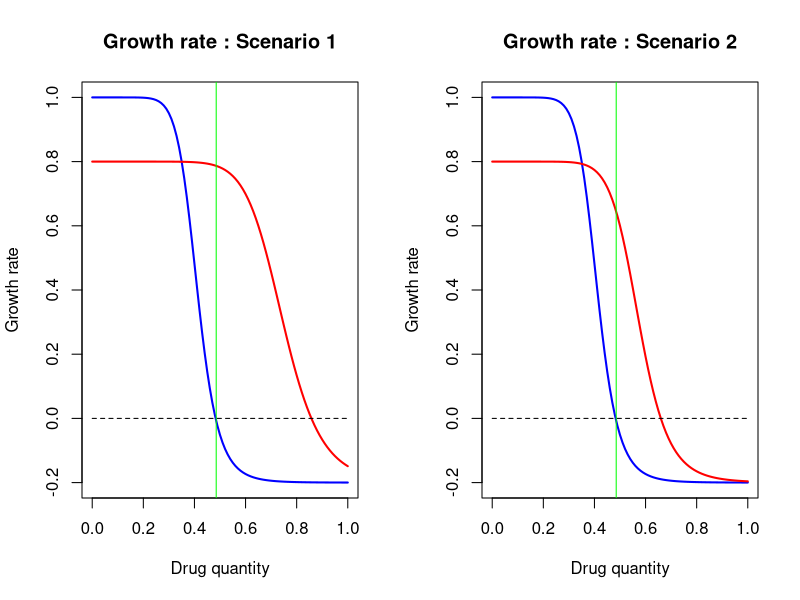
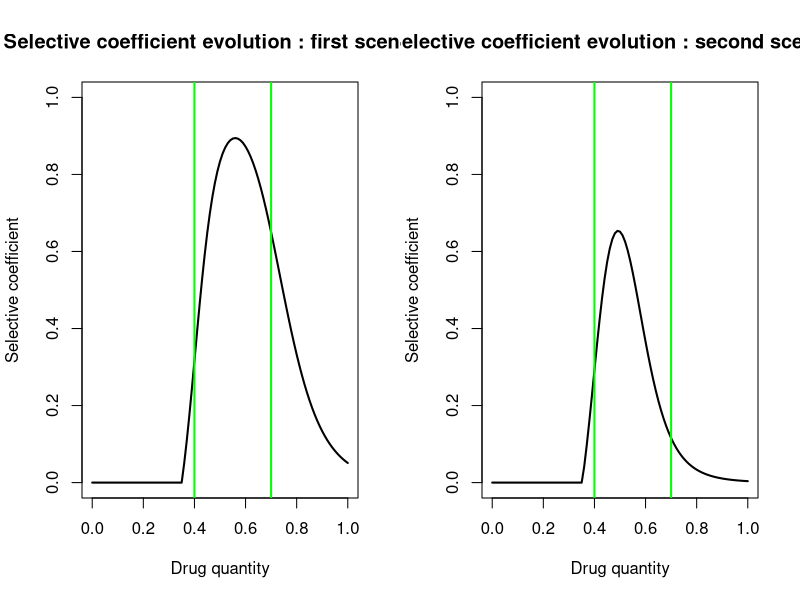
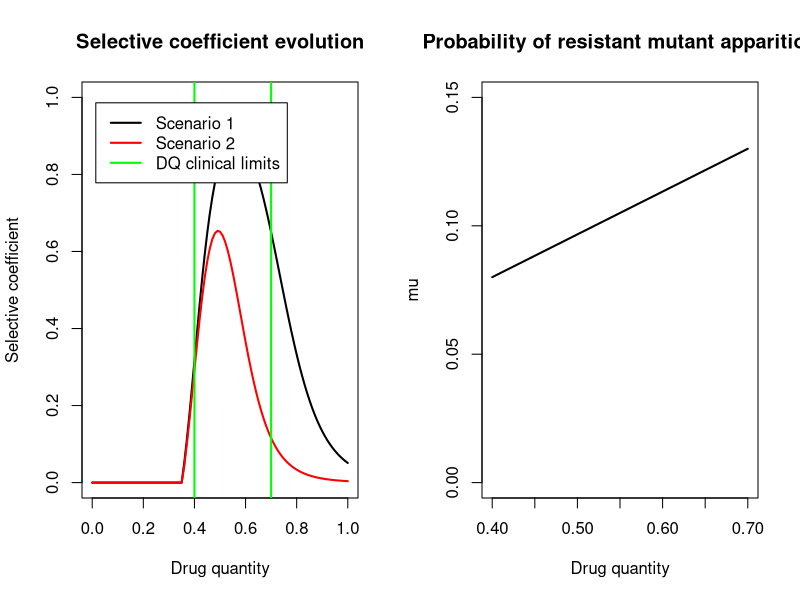
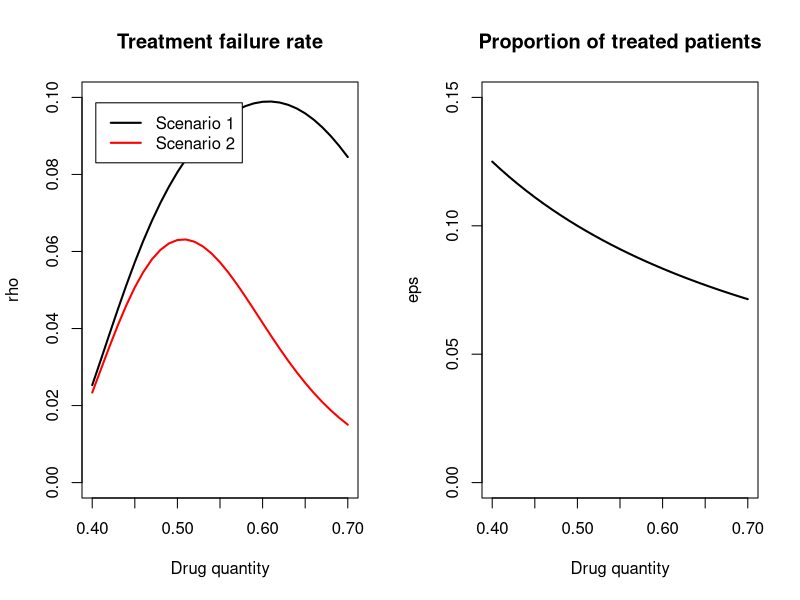
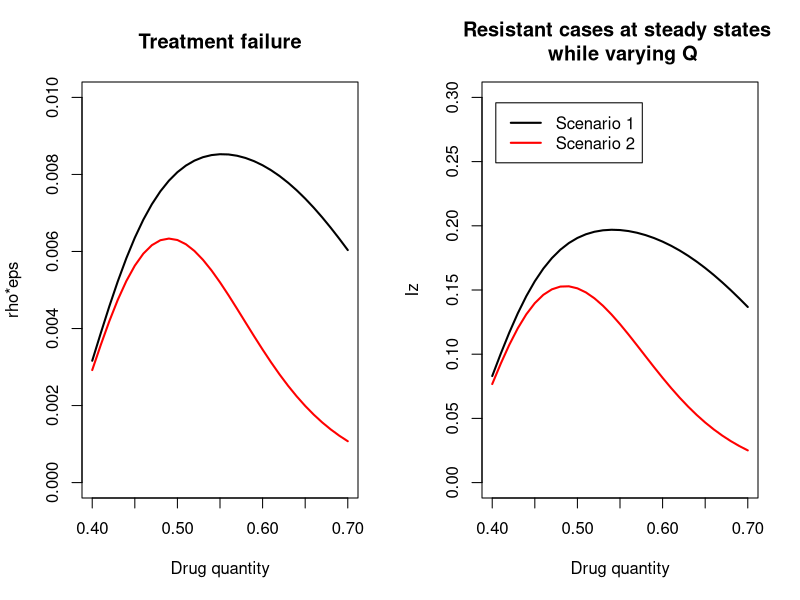
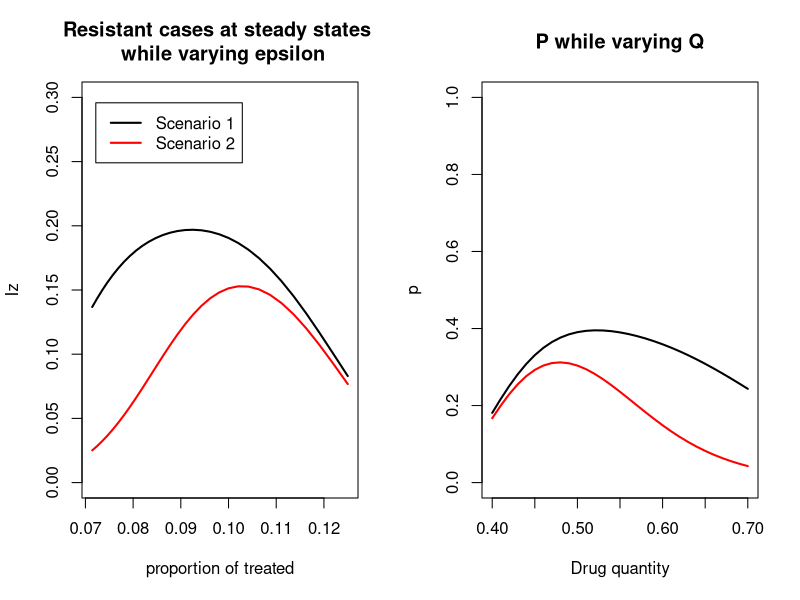
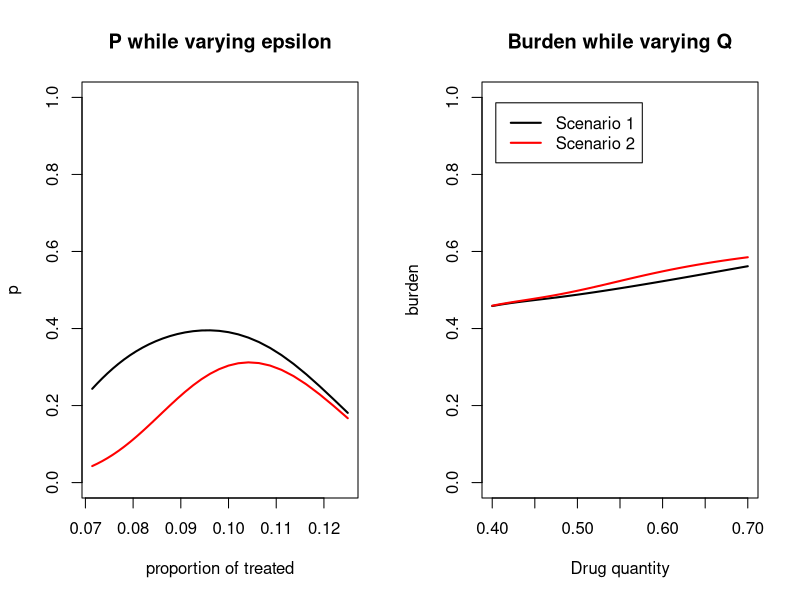
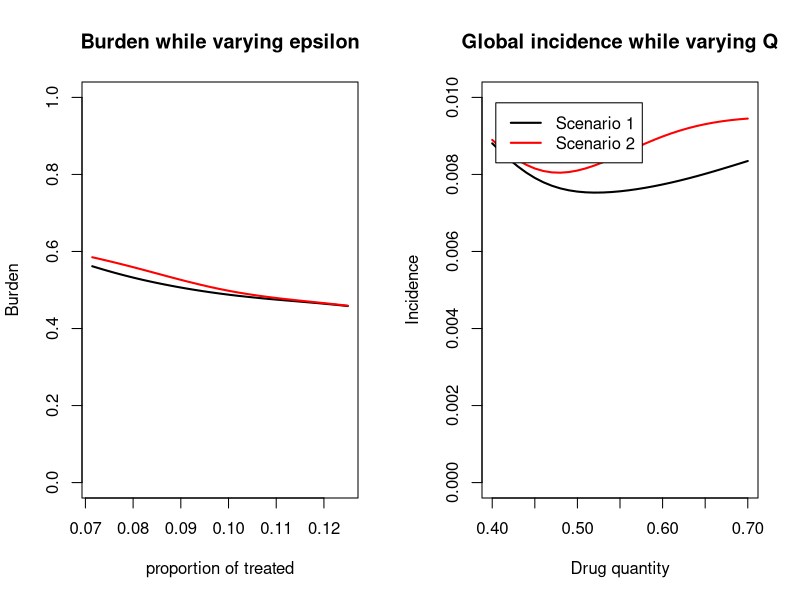

Recreate these plots in R, in order.
## ---- chunk 1
library(plyr)

#per capita maximum growth rate of sensitive bact
max_sens_gr <- 1 

#per capita maximum growth rate of resistant bact
max_res_gr <- 0.8
max_res_gr2 <- 0.8
#per capita minimum growth rate of sensitive bact
min_sens_gr <- -0.2

#per capita minimum growth rate of res bact
min_res_gr <- -0.2
min_res_gr2 <- -0.2
#minimum inhibitory concentration of sen bact

mic_sens <- 0.35
#minimum inhibitory concentration of res bact

mic_res <- 0.65
mic_res2 <- 0.5
#slope for sens bact
kappa_sens <- 10

#slope for res bact  

kappa_res <- 10
kappa_res2 <- 10

param_sens <- c(max_sens_gr, min_sens_gr, mic_sens, kappa_sens)

param_res <- c(max_res_gr, min_res_gr, mic_res, kappa_res)
param_res2 <- c(max_res_gr2, min_res_gr2, mic_res2, kappa_res2)

#mutant emergence probability : we consider that if the amount of applied atb increases, the probability of resistant mutant apparition increases linearly
max_mu <- 0.13
min_mu <- 0.08
max_dot <- 10
min_dot <- 1

#range of intervention - cl=lowest clinically effective dose, cu maximum tolerable dose (toxicity)
cl=0.40
cu=0.70
n_values=(cu-cl)*100+1

drug_quantities <- seq(cl, cu, length.out = n_values )

AMU = 0.05

prop_treated <- AMU/drug_quantities


#selection of corresponding borders in sel_coef vector

lowbound=cl*100+1
highbound=cu*100+1



x <- seq(0,1,by=0.01)
zoom <- 1
## ---- chunk 2



growth = function(x, maxv, minv, micv, slopev) {
  y <- maxv - ((maxv - minv)*(x/micv)^slopev)/((x/micv)^slopev - maxv/minv)
  return(y)
}

## ---- chunk 3


gr_sens <- lapply(x, growth, max_sens_gr, min_sens_gr, mic_sens, kappa_sens)

gr_res <- lapply(x, growth, max_res_gr, min_res_gr, mic_res, kappa_res)

gr_res2 <- lapply(x, growth, max_res_gr2, min_res_gr2, mic_res2, kappa_res2)

MIC <- sum(gr_sens>0)/length(gr_sens)
MICres <- sum(gr_res>0)/length(gr_res)
MICres2 <- sum(gr_res2>0)/length(gr_res2)
## ---- chunk 4
par(mfrow=c(1,2))

plot(x, gr_sens, main="Growth rate : Scenario 1", xlab="Drug quantity", ylab="Growth rate", ylim=c(-0.2,1), lwd=2, type="l", col='blue')

lines(x, gr_res, type='l', col='red', lwd=2)

lines(x, rep(0, length(x)), type='l', col='black', lwd=1, lty=2)
abline(v=MIC, col='green')


plot(x, gr_sens, main="Growth rate : Scenario 2", xlab="Drug quantity", ylab="Growth rate", ylim=c(-0.2,1), lwd=2, type="l", col='blue')

lines(x, gr_res2, type='l', col='red', lwd=2)

lines(x, rep(0, length(x)), type='l', col='black', lwd=1, lty=2)
abline(v=MIC, col='green')

## ---- chunk 5
gr_sens <- unlist(gr_sens)
gr_res <- unlist(gr_res)
gr_res2 <- unlist(gr_res2)

sel_coef <- gr_res - gr_sens
sel_coef2 <- gr_res2 - gr_sens

sel_coef[which(sel_coef<0)] <- 0
sel_coef2[which(sel_coef2<0)] <- 0


minSC <- sum(sel_coef==0)/length(sel_coef)

plot(x, sel_coef, main="Selective coefficient evolution : first scenario", xlab="Drug quantity", ylab="Selective coefficient", ylim=c(0,1), lwd=2, type="l", col='black')
abline(v=cl, col='green', lw=2)
abline(v=cu, col='green', lw=2)

plot(x, sel_coef2, main="Selective coefficient evolution : second scenario", xlab="Drug quantity", ylab="Selective coefficient", ylim=c(0,1), lwd=2, type="l", col='black')
abline(v=cl, col='green', lw=2)
abline(v=cu, col='green', lw=2)


plot(x, sel_coef, main="Selective coefficient evolution", xlab="Drug quantity", ylab="Selective coefficient", ylim=c(0,1), lwd=2, type="l", col='black')
lines(x, sel_coef2, col='red', lwd=2)

abline(v=cl, col='green', lw=2)
abline(v=cu, col='green', lw=2)

legend("topleft" , inset=.05, c("Scenario 1", "Scenario 2", "DQ clinical limits"), lty=c(1,1,1), lwd=c(2,2,2), col=c('black', 'red','green'))


## ---- chunk 6
mu_prob <- seq(min_mu, max_mu, length.out = n_values)
doses <- seq(cl, cu, length.out = n_values)

plot(doses, mu_prob, main="Probability of resistant mutant apparition", xlab="Drug quantity", ylab="mu", ylim=c(0,0.15), lwd=2, type="l", col='black')

## ---- chunk 7
sel_sel_coef <- sel_coef[lowbound:highbound]
sel_sel_coef2 <- sel_coef2[lowbound:highbound]

rho1 <- sel_sel_coef*mu_prob
rho2 <- sel_sel_coef2*mu_prob

plot(doses, rho1, main="Treatment failure rate", xlab="Drug quantity", ylab="rho", lwd=2, type="l", col='black', ylim=c(0, 0.10))

lines(doses, rho2, type='l', col='red', lwd=2)

legend("topleft" , inset=.05, c("Scenario 1", "Scenario 2"), lty=c(1,1), lwd=c(2,2), col=c('black', 'red'))
## ---- chunk 8

plot(doses, prop_treated, main="Proportion of treated patients", xlab="Drug quantity", ylab="eps", ylim=c(0,0.15), lwd=2, type="l", col='black')

## ---- chunk 9
treat_fail <- rho1*prop_treated
treat_fail2 <- rho2*prop_treated

plot(doses, treat_fail, main="Treatment failure", xlab="Drug quantity", ylab="rho*eps", lwd=2, type="l", col='black', ylim=c(0, 0.01))

lines(doses, treat_fail2, type='l', col='red', lwd=2)

## ---- chunk 10

library(deSolve)


options("scipen" = 10)

# initial state:
N <- 1
prop <- 0.01 #initial value of Iw and Iz

# time:
a <- 4000 #time span
m <- 1 #time step

# parameters
pbeta_w <- 0.04 #transmission parameter of Iw
pbeta_z <- 0.015 #transmission parameter of Iz

pgammaa <- 0.01 #innate recovery rate
pgamma_tilt <- 0.1 #recovery rate of Iw when treated by antibiotics



## ---- chunk 11

varying_par <- cbind(prop_treated, rho1)
varying_par2 <- cbind(prop_treated, rho2)


parameters <- c(beta_w=pbeta_w, beta_z=pbeta_z, gamma=pgammaa, gamma_prim=pgamma_tilt, eps=0, rho=0)

state <- c(S=1-2*prop, Iw=prop, Iz=prop, new_Iz=0, new_Iw=0)

times=seq(0, a, by=m)

SIS=function(times, state, parameters){
  with(as.list(c(state,parameters)),
       {dS = - beta_w*Iw*S - beta_z*Iz*S + gamma*(1-eps)*Iw + gamma_prim*eps*Iw + gamma*Iz
        dIw = beta_w*Iw*S + (1-eps)*beta_w*Iw*Iz - eps*beta_z*Iz*Iw - rho*eps*Iw - gamma*(1-eps)*Iw - gamma_prim*eps*Iw
        dIz = beta_z*Iz*S + eps*beta_z*Iz*Iw + rho*eps*Iw - (1-eps)*beta_w*Iw*Iz - gamma*Iz
        dnewIw = beta_w*Iw*S
        dnewIz = beta_z*Iz*S
        list(c(dS, dIw, dIz, dnewIw, dnewIz))
       })
}

calc_fun = function(x) {
  parameters[5] <- x[1]
  parameters[6] <- x[2]
  out=as.data.frame(
  ode(y=state, times=times, func=SIS, parms=parameters))
  return(out)
}



## ---- chunk 12

out <- do.call(cbind, apply(varying_par, 1 , calc_fun))

out2 <- do.call(cbind, apply(varying_par2, 1 , calc_fun))

## ---- chunk 13

niz <- seq(4, ncol(out), by=6)
niw <- seq(3, ncol(out), by=6)
inciw <- seq(5, ncol(out), by=6)
inciz <- seq(6, ncol(out), by=6)

iz_steady <- out[nrow(out),niz]
iz_steady2 <- out2[nrow(out),niz]

iw_steady <- out[nrow(out),niw]
iw_steady2 <- out2[nrow(out),niw]

inciw_steady <- out[,inciw]
inciw_steady2 <- out2[,inciw]

inciz_steady <- out[,inciz]
inciz_steady2 <- out2[,inciz]

p <- iz_steady/(iz_steady+iw_steady)
p2 <- iz_steady2/(iz_steady2+iw_steady2)

burden <- iz_steady+iw_steady
burden2 <- iz_steady2+iw_steady2

## ---- chunk 14
incid = function(x, zoom) {
  der <- rep(0, length(x))
  for (i in 2:length(x)) {
    der[i] <- x[i]-x[i-1]
  }
  return(der)
}

NewIz <- apply(inciz_steady, 2, incid, zoom)
NewIz2 <- apply(inciz_steady2, 2, incid, zoom)

NewIw <- apply(inciw_steady, 2, incid, zoom)
NewIw2 <- apply(inciw_steady2, 2, incid, zoom)

newiz_ss <- NewIz[nrow(NewIz),]
newiz_ss2 <- NewIz2[nrow(NewIz2),]

newiw_ss <- NewIw[nrow(NewIw),]
newiw_ss2 <- NewIw2[nrow(NewIw2),]
## ---- chunk 15
plot(doses, iz_steady, main="Resistant cases at steady states \n while varying Q", xlab="Drug quantity", ylab="Iz", ylim=c(0,0.30), lwd=2, type="l", col='black')

lines(doses, iz_steady2, type='l', col='red', lwd=2)

legend("topleft" , inset=.05, c("Scenario 1", "Scenario 2"), lty=c(1,1), lwd=c(2,2), col=c('black', 'red'))

plot(prop_treated, iz_steady, main="Resistant cases at steady states \n while varying epsilon", xlab="proportion of treated", ylab="Iz", ylim=c(0,0.30), lwd=2, type="l", col='black')

lines(prop_treated, iz_steady2, type='l', col='red', lwd=2)

legend("topleft" , inset=.05, c("Scenario 1", "Scenario 2"), lty=c(1,1), lwd=c(2,2), col=c('black', 'red'))

## ---- chunk 16
plot(doses, p, main="P while varying Q", xlab="Drug quantity", ylab="p", ylim=c(0,1), lwd=2, type="l", col='black')

lines(doses, p2, type='l', col='red', lwd=2)


plot(prop_treated, p, main="P while varying epsilon", xlab="proportion of treated", ylab="p", ylim=c(0,1), lwd=2, type="l", col='black')

lines(prop_treated, p2, type='l', col='red', lwd=2)

## ---- chunk 17
plot(doses, burden, main="Burden while varying Q", xlab="Drug quantity", ylab="burden", ylim=c(0,1), lwd=2, type="l", col='black')

lines(doses, burden2, type='l', col='red', lwd=2)

legend("topleft" , inset=.05, c("Scenario 1", "Scenario 2"), lty=c(1,1), lwd=c(2,2), col=c('black', 'red'))

plot(prop_treated, burden, main="Burden while varying epsilon", xlab="proportion of treated", ylab="Burden", ylim=c(0,1), lwd=2, type="l", col='black')

lines(prop_treated, burden2, type='l', col='red', lwd=2)

## ---- chunk 18
newcase <- newiw_ss+newiz_ss
newcase2 <- newiw_ss2+newiz_ss2


plot(doses, newcase, main="Global incidence while varying Q", xlab="Drug quantity", ylab="Incidence", ylim=c(0,0.01), lwd=2, type="l", col='black')

lines(doses, newcase2, type='l', col='red', lwd=2)

legend("topleft" , inset=.05, c("Scenario 1", "Scenario 2"), lty=c(1,1), lwd=c(2,2), col=c('black', 'red'))

plot(prop_treated, newcase, main="Global incidence while varying epsilon", xlab="proportion of treated", ylab="Incidence", ylim=c(0,0.01), lwd=2, type="l", col='black')

lines(prop_treated, newcase2, type='l', col='red', lwd=2)

## ---- chunk 19
p_real <- newiz_ss/(newiw_ss+newiz_ss)
p_real2 <- newiz_ss2/(newiw_ss2+newiz_ss2)


plot(doses, p_real, main="Reported resistant ratio", xlab="Drug quantity", ylab="p", ylim=c(0,0.2), lwd=2, type="l", col='black')

lines(doses, p_real2, type='l', col='red', lwd=2)

legend("bottomleft" , inset=.05, c("Scenario 1", "Scenario 2"), lty=c(1,1), lwd=c(2,2), col=c('black', 'red'))

plot(prop_treated, p_real, main="Reported resistant ratio", xlab="proportion of treated", ylab="p", ylim=c(0,0.2), lwd=2, type="l", col='black')

lines(prop_treated, p_real2, type='l', col='red', lwd=2)

legend("topleft" , inset=.05, c("Scenario 1", "Scenario 2"), lty=c(1,1), lwd=c(2,2), col=c('black', 'red'))
